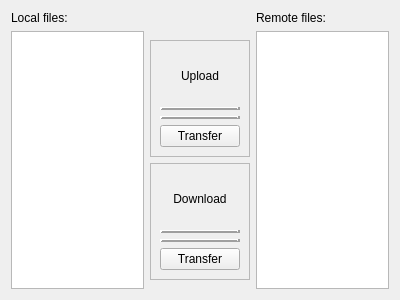
<?xml version="1.0" encoding="UTF-8"?>
<ui version="4.0">
 <class>CWE02</class>
 <widget class="QWidget" name="CWE02">
  <property name="geometry">
   <rect>
    <x>0</x>
    <y>0</y>
    <width>400</width>
    <height>300</height>
   </rect>
  </property>
  <property name="windowTitle">
   <string>Form</string>
  </property>
  <layout class="QGridLayout" name="gridLayout">
   <item row="1" column="1">
    <widget class="QFrame" name="frame">
     <property name="sizePolicy">
      <sizepolicy hsizetype="Preferred" vsizetype="Preferred">
       <horstretch>0</horstretch>
       <verstretch>0</verstretch>
      </sizepolicy>
     </property>
     <property name="frameShape">
      <enum>QFrame::NoFrame</enum>
     </property>
     <property name="frameShadow">
      <enum>QFrame::Raised</enum>
     </property>
     <property name="lineWidth">
      <number>0</number>
     </property>
     <layout class="QVBoxLayout" name="verticalLayout">
      <property name="leftMargin">
       <number>0</number>
      </property>
      <property name="rightMargin">
       <number>0</number>
      </property>
      <item>
       <widget class="QFrame" name="frame_2">
        <property name="frameShape">
         <enum>QFrame::StyledPanel</enum>
        </property>
        <property name="frameShadow">
         <enum>QFrame::Raised</enum>
        </property>
        <layout class="QVBoxLayout" name="verticalLayout_2">
         <item>
          <widget class="QLabel" name="label">
           <property name="text">
            <string>Upload</string>
           </property>
           <property name="alignment">
            <set>Qt::AlignCenter</set>
           </property>
          </widget>
         </item>
         <item>
          <widget class="Line" name="line">
           <property name="frameShadow">
            <enum>QFrame::Raised</enum>
           </property>
           <property name="lineWidth">
            <number>3</number>
           </property>
           <property name="orientation">
            <enum>Qt::Horizontal</enum>
           </property>
          </widget>
         </item>
         <item>
          <widget class="Line" name="line_2">
           <property name="frameShadow">
            <enum>QFrame::Raised</enum>
           </property>
           <property name="lineWidth">
            <number>3</number>
           </property>
           <property name="orientation">
            <enum>Qt::Horizontal</enum>
           </property>
          </widget>
         </item>
         <item>
          <widget class="QPushButton" name="pb_upload">
           <property name="text">
            <string>Transfer</string>
           </property>
          </widget>
         </item>
        </layout>
       </widget>
      </item>
      <item>
       <widget class="QFrame" name="frame_3">
        <property name="frameShape">
         <enum>QFrame::StyledPanel</enum>
        </property>
        <property name="frameShadow">
         <enum>QFrame::Raised</enum>
        </property>
        <layout class="QVBoxLayout" name="verticalLayout_3">
         <item>
          <widget class="QLabel" name="label_2">
           <property name="text">
            <string>Download</string>
           </property>
           <property name="alignment">
            <set>Qt::AlignCenter</set>
           </property>
          </widget>
         </item>
         <item>
          <widget class="Line" name="line_4">
           <property name="frameShadow">
            <enum>QFrame::Raised</enum>
           </property>
           <property name="lineWidth">
            <number>3</number>
           </property>
           <property name="orientation">
            <enum>Qt::Horizontal</enum>
           </property>
          </widget>
         </item>
         <item>
          <widget class="Line" name="line_3">
           <property name="frameShadow">
            <enum>QFrame::Raised</enum>
           </property>
           <property name="lineWidth">
            <number>3</number>
           </property>
           <property name="orientation">
            <enum>Qt::Horizontal</enum>
           </property>
          </widget>
         </item>
         <item>
          <widget class="QPushButton" name="pb_download">
           <property name="text">
            <string>Transfer</string>
           </property>
          </widget>
         </item>
        </layout>
       </widget>
      </item>
     </layout>
    </widget>
   </item>
   <item row="1" column="0">
    <widget class="QListView" name="listView">
     <property name="sizePolicy">
      <sizepolicy hsizetype="Expanding" vsizetype="Expanding">
       <horstretch>3</horstretch>
       <verstretch>0</verstretch>
      </sizepolicy>
     </property>
     <property name="resizeMode">
      <enum>QListView::Fixed</enum>
     </property>
    </widget>
   </item>
   <item row="1" column="2">
    <widget class="QListView" name="listView_2">
     <property name="sizePolicy">
      <sizepolicy hsizetype="Expanding" vsizetype="Expanding">
       <horstretch>3</horstretch>
       <verstretch>0</verstretch>
      </sizepolicy>
     </property>
    </widget>
   </item>
   <item row="0" column="0">
    <widget class="QLabel" name="label_3">
     <property name="text">
      <string>Local files:</string>
     </property>
    </widget>
   </item>
   <item row="0" column="2">
    <widget class="QLabel" name="label_4">
     <property name="text">
      <string>Remote files:</string>
     </property>
    </widget>
   </item>
  </layout>
 </widget>
 <resources/>
 <connections/>
</ui>
